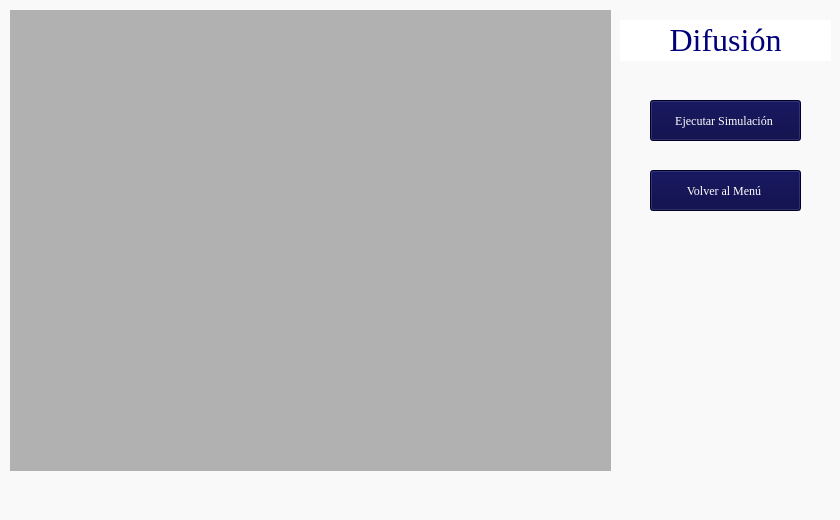
<?xml version="1.0" encoding="UTF-8"?>
<ui version="4.0">
 <class>MainWindow</class>
 <widget class="QMainWindow" name="MainWindow">
  <property name="geometry">
   <rect>
    <x>0</x>
    <y>0</y>
    <width>840</width>
    <height>520</height>
   </rect>
  </property>
  <property name="minimumSize">
   <size>
    <width>840</width>
    <height>520</height>
   </size>
  </property>
  <property name="maximumSize">
   <size>
    <width>840</width>
    <height>520</height>
   </size>
  </property>
  <property name="windowTitle">
   <string>MainWindow</string>
  </property>
  <property name="styleSheet">
   <string notr="true">background-color: rgb(249, 249, 249);</string>
  </property>
  <widget class="QWidget" name="centralwidget">
   <widget class="QWidget" name="WDifussion" native="true">
    <property name="geometry">
     <rect>
      <x>10</x>
      <y>10</y>
      <width>601</width>
      <height>461</height>
     </rect>
    </property>
    <property name="minimumSize">
     <size>
      <width>601</width>
      <height>461</height>
     </size>
    </property>
    <property name="maximumSize">
     <size>
      <width>601</width>
      <height>461</height>
     </size>
    </property>
    <property name="styleSheet">
     <string notr="true">background-color: rgb(177, 177, 177);</string>
    </property>
   </widget>
   <widget class="QLabel" name="label_4">
    <property name="geometry">
     <rect>
      <x>620</x>
      <y>20</y>
      <width>211</width>
      <height>41</height>
     </rect>
    </property>
    <property name="minimumSize">
     <size>
      <width>211</width>
      <height>41</height>
     </size>
    </property>
    <property name="maximumSize">
     <size>
      <width>211</width>
      <height>41</height>
     </size>
    </property>
    <property name="font">
     <font>
      <family>Georgia</family>
     </font>
    </property>
    <property name="styleSheet">
     <string notr="true">background-color: rgb(255, 255, 255);

color: rgb(0, 0, 122);</string>
    </property>
    <property name="text">
     <string>&lt;html&gt;&lt;head/&gt;&lt;body&gt;&lt;p align=&quot;center&quot;&gt;&lt;span style=&quot; font-size:24pt;&quot;&gt;Difusión&lt;/span&gt;&lt;/p&gt;&lt;/body&gt;&lt;/html&gt;</string>
    </property>
   </widget>
   <widget class="QPushButton" name="buttonRunSimulation">
    <property name="geometry">
     <rect>
      <x>650</x>
      <y>100</y>
      <width>151</width>
      <height>41</height>
     </rect>
    </property>
    <property name="minimumSize">
     <size>
      <width>151</width>
      <height>41</height>
     </size>
    </property>
    <property name="maximumSize">
     <size>
      <width>151</width>
      <height>41</height>
     </size>
    </property>
    <property name="font">
     <font>
      <family>Georgia</family>
     </font>
    </property>
    <property name="styleSheet">
     <string notr="true">color: rgb(255, 255, 255);
background-color: rgb(0, 0, 64);</string>
    </property>
    <property name="text">
     <string>Ejecutar Simulación </string>
    </property>
   </widget>
   <widget class="QPushButton" name="returnToMenu">
    <property name="geometry">
     <rect>
      <x>650</x>
      <y>170</y>
      <width>151</width>
      <height>41</height>
     </rect>
    </property>
    <property name="font">
     <font>
      <family>Georgia</family>
     </font>
    </property>
    <property name="styleSheet">
     <string notr="true">color: rgb(255, 255, 255);
background-color: rgb(0, 0, 64);</string>
    </property>
    <property name="text">
     <string>Volver al Menú </string>
    </property>
   </widget>
   <widget class="QLabel" name="label_2">
    <property name="geometry">
     <rect>
      <x>740</x>
      <y>410</y>
      <width>91</width>
      <height>91</height>
     </rect>
    </property>
    <property name="text">
     <string/>
    </property>
    <property name="pixmap">
     <pixmap>logo.png</pixmap>
    </property>
    <property name="scaledContents">
     <bool>true</bool>
    </property>
   </widget>
  </widget>
  <widget class="QMenuBar" name="menubar">
   <property name="geometry">
    <rect>
     <x>0</x>
     <y>0</y>
     <width>840</width>
     <height>18</height>
    </rect>
   </property>
  </widget>
  <widget class="QStatusBar" name="statusbar"/>
 </widget>
 <resources/>
 <connections/>
</ui>
